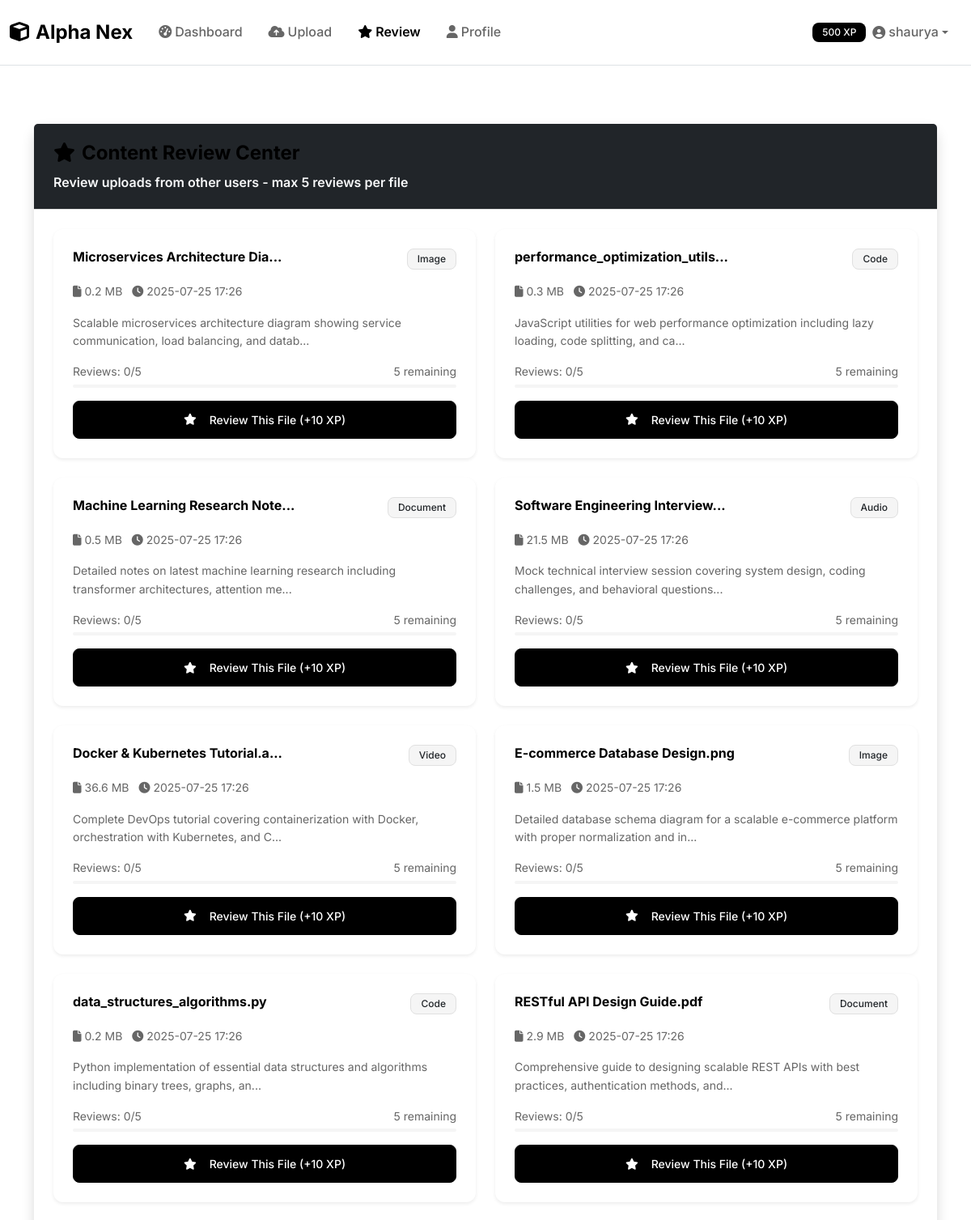
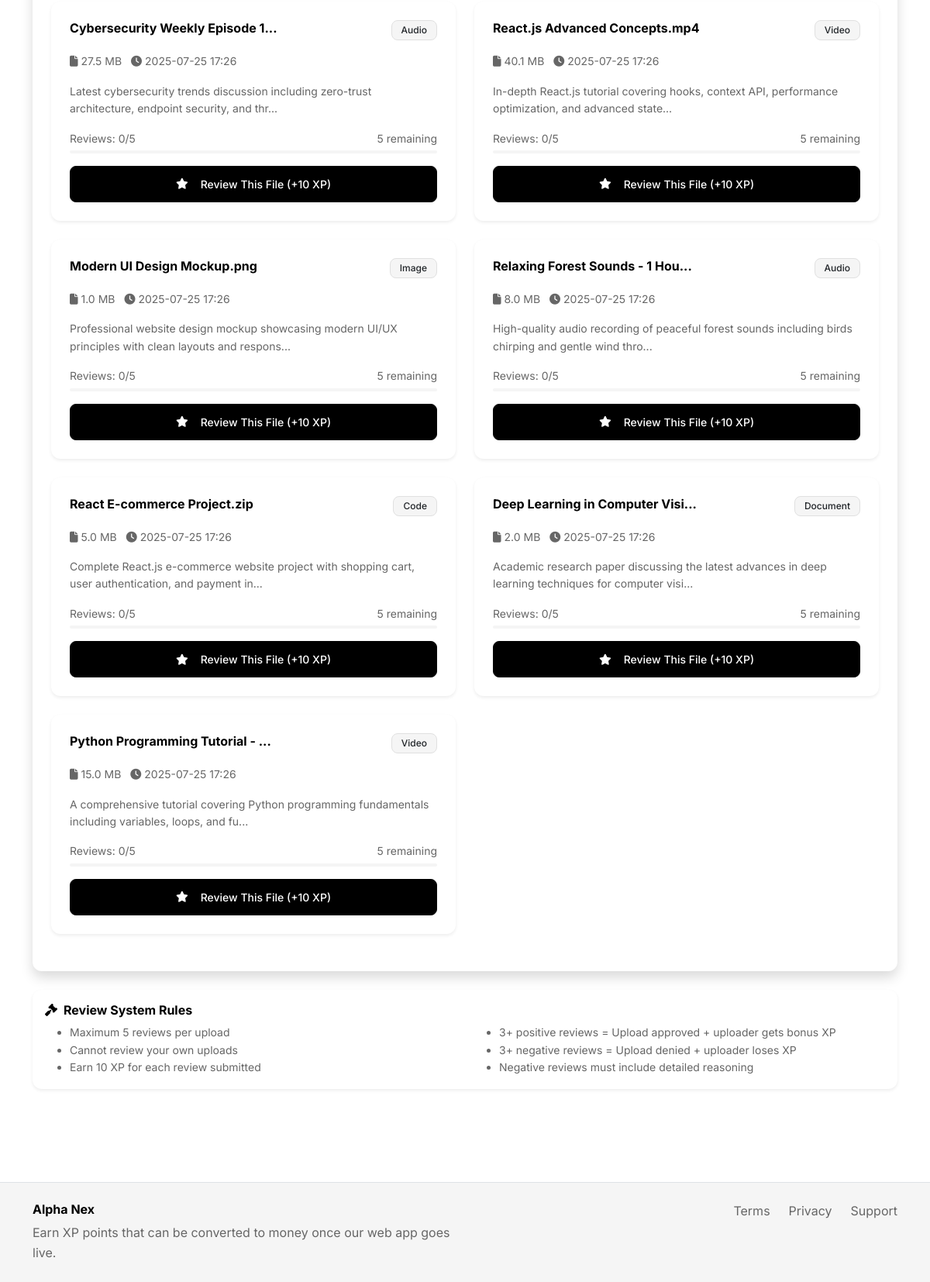
Screenshot of /review (signed in) with the database file from the repository (2 pictures, top to bottom).
### models.py (models this page shows, shortened)
class User(UserMixin, db.Model):
    id = db.Column(db.Integer, primary_key=True)
    name = db.Column(db.String(100), nullable=False)
    email = db.Column(db.String(120), unique=True, nullable=False)
    password_hash = db.Column(db.String(256), nullable=False)
    is_verified = db.Column(db.Boolean, default=False)
    xp_points = db.Column(db.Integer, default=0)
    uploader_strikes = db.Column(db.Integer, default=0)
    reviewer_strikes = db.Column(db.Integer, default=0)
    is_banned = db.Column(db.Boolean, default=False)
    created_at = db.Column(db.DateTime, default=datetime.utcnow)
    kyc_verified = db.Column(db.Boolean, default=False)
    document_path = db.Column(db.String(255))
    selfie_path = db.Column(db.String(255))
    daily_upload_bytes = db.Column(db.Integer, default=0)
    daily_upload_count = db.Column(db.Integer, default=0)
    daily_upload_reset = db.Column(db.DateTime, default=datetime.utcnow)
    daily_review_count = db.Column(db.Integer, default=0)
    daily_review_reset = db.Column(db.DateTime, default=datetime.utcnow)
    uploads = db.relationship('Upload', backref='user', lazy=True)
    reviews = db.relationship('Review', backref='reviewer', lazy=True)
    strikes = db.relationship('Strike', backref='user', lazy=True)
    def reset_daily_counters_if_needed(self):
        try:
            current_date = datetime.utcnow().date()
            if self.daily_upload_reset and current_date > self.daily_upload_reset.date():
                self.daily_upload_bytes = 0
                self.daily_upload_count = 0
                self.daily_upload_reset = datetime.utcnow()
            elif not self.daily_upload_reset:
                self.daily_upload_reset = datetime.utcnow()
            if self.daily_review_reset and current_date > self.daily_review_reset.date():
                self.daily_review_count = 0
                self.daily_review_reset = datetime.utcnow()
            elif not self.daily_review_reset:
                self.daily_review_reset = datetime.utcnow()
            db.session.commit()
        except Exception as e:
            pass  # Fail silently
    def can_review_today(self):
        try:
            self.reset_daily_counters_if_needed()
            return (self.daily_review_count or 0) < 5
        except Exception as e:
            return True

class Upload(db.Model):
    id = db.Column(db.Integer, primary_key=True)
    user_id = db.Column(db.Integer, db.ForeignKey('user.id'), nullable=False)
    filename = db.Column(db.String(255), nullable=False)
    original_filename = db.Column(db.String(255), nullable=False)
    file_path = db.Column(db.String(500), nullable=False)
    file_size = db.Column(db.Integer, nullable=False)
    description = db.Column(db.Text, nullable=False)
    category = db.Column(db.String(50), nullable=False)
    status = db.Column(db.String(20), default='pending')  # pending, approved, rejected
    ai_consent = db.Column(db.Boolean, default=False)
    uploaded_at = db.Column(db.DateTime, default=datetime.utcnow)
    deletion_deadline = db.Column(db.DateTime)
    duplicate_score = db.Column(db.Float, default=0.0)
    spam_score = db.Column(db.Float, default=0.0)
    reviews = db.relationship('Review', backref='upload', lazy=True, cascade='all, delete-orphan')

### routes.py (the view)
@app.route('/review')
def review_content():
    user_name = session.get('user_name')
    demo_user_id = session.get('demo_user_id')
    if not user_name or not demo_user_id:
        return redirect(url_for('name_entry'))
    demo_user = User.query.get(demo_user_id)
    if not demo_user:
        return redirect(url_for('name_entry'))
    if demo_user.xp_points >= 1500:
        flash('You have reached 1500 XP! Please create an account to continue using Alpha Nex.', 'warning')
        return redirect(url_for('dashboard'))
    if demo_user.is_banned:
        flash('Your account is banned and cannot review content.', 'error')
        return redirect(url_for('dashboard'))
    if not demo_user.can_review_today():
        remaining_reviews = demo_user.get_remaining_reviews_today()
        flash(f'Daily review limit reached! You can review {remaining_reviews} more items today. Limit resets at midnight.', 'warning')
        return redirect(url_for('dashboard'))
    reviewed_upload_ids = [r.upload_id for r in demo_user.reviews]
    uploads = Upload.query.filter(
        Upload.user_id != demo_user.id,  # Cannot review own uploads
        ~Upload.id.in_(reviewed_upload_ids)  # Haven't reviewed yet
    ).order_by(Upload.uploaded_at.desc()).all()
    available_uploads = []
    for upload in uploads:
        review_count = Review.query.filter_by(upload_id=upload.id).count()
        if review_count < 5:  # Max 5 reviews per upload
            available_uploads.append(upload)
    return render_template('reviewer/review.html', uploads=available_uploads, demo_user=demo_user)

### app.py (called while the page is built)
@login_manager.user_loader
def load_user(user_id):
    from models import User
    return User.query.get(int(user_id))

### templates/reviewer/review.html (shortened to what this page needs)
{% extends "base.html" %}
{% block content %}
<div class="container my-5">
    <div class="row">
        <div class="col">
            <div class="card border-0 shadow">
                <div class="card-header bg-dark text-white">
                    <h4 class="mb-0">
                        <i class="fas fa-star me-2"></i>Content Review Center
                    </h4>
                    <p class="mb-0 mt-2 text-light">Review uploads from other users - max 5 reviews per file</p>
                </div>
                <div class="card-body p-4">
                    {% if uploads %}
                    <div class="row">
                        {% for upload in uploads %}
                        <div class="col-lg-6 mb-4">
                            <div class="card border-0 shadow-sm h-100">
                                <div class="card-body">
                                    <div class="d-flex justify-content-between align-items-start mb-3">
                                        <h6 class="fw-bold mb-0">{{ upload.original_filename[:30] }}{% if upload.original_filename|length > 30 %}...{% endif %}</h6>
                                        <span class="badge bg-light text-dark">{{ upload.category.title() }}</span>
                                    </div>
                                    <div class="mb-3">
                                        <small class="text-muted d-block">
                                            <i class="fas fa-file me-1"></i>{{ "%.1f"|format(upload.file_size / 1024 / 1024) }} MB
                                            <i class="fas fa-clock ms-2 me-1"></i>{{ upload.uploaded_at.strftime('%Y-%m-%d %H:%M') }}
                                        </small>
                                    </div>
                                    <p class="text-muted small mb-3">{{ upload.description[:100] }}{% if upload.description|length > 100 %}...{% endif %}</p>
                                    {% set review_count = upload.reviews|length %}
                                    <div class="mb-3">
                                        <div class="d-flex justify-content-between align-items-center mb-1">
                                            <small class="text-muted">Reviews: {{ review_count }}/5</small>
                                            <small class="text-muted">
                                                {% if review_count >= 5 %}Complete{% else %}{{ 5 - review_count }} remaining{% endif %}
                                            </small>
                                        </div>
                                        <div class="progress" style="height: 4px;">
                                        </div>
                                    </div>
                                    {% if review_count < 5 %}
                                    <a href="{{ url_for('review_upload', upload_id=upload.id) }}" class="btn btn-dark btn-sm w-100">
                                        <i class="fas fa-star me-2"></i>Review This File (+10 XP)
                                    </a>
                                    {% else %}
                                    <button class="btn btn-secondary btn-sm w-100" disabled>
                                        <i class="fas fa-check me-2"></i>Review Complete
                                    </button>
                                    {% endif %}
                                </div>
                            </div>
                        </div>
                        {% endfor %}
                    </div>
                    {% endif %}
                </div>
            </div>
        </div>
    </div>
    {% if uploads %}
    <div class="row mt-4">
        <div class="col">
            <div class="card border-0 shadow-sm">
                <div class="card-body p-3">
                    <h6 class="fw-bold mb-2"><i class="fas fa-gavel me-2"></i>Review System Rules</h6>
                    <div class="row">
                        <div class="col-md-6">
                            <ul class="mb-0 small text-muted">
                                <li>Maximum 5 reviews per upload</li>
                                <li>Cannot review your own uploads</li>
                                <li>Earn 10 XP for each review submitted</li>
                            </ul>
                        </div>
                        <div class="col-md-6">
                            <ul class="mb-0 small text-muted">
                                <li>3+ positive reviews = Upload approved + uploader gets bonus XP</li>
                                <li>3+ negative reviews = Upload denied + uploader loses XP</li>
                                <li>Negative reviews must include detailed reasoning</li>
                            </ul>
                        </div>
                    </div>
                </div>
            </div>
        </div>
    </div>
    {% endif %}
</div>
{% endblock %}

### templates/base.html (shortened to what this page needs)
<!DOCTYPE html>
<html lang="en">
<head>
    <link href="https://cdn.jsdelivr.net/npm/bootstrap@5.3.0/dist/css/bootstrap.min.css" rel="stylesheet">
    <link href="https://cdnjs.cloudflare.com/ajax/libs/font-awesome/6.4.0/css/all.min.css" rel="stylesheet">
    <link href="{{ url_for('static', filename='css/style.css') }}" rel="stylesheet">
</head>
<body>
    <nav class="navbar navbar-expand-lg navbar-light bg-white border-bottom">
        <div class="container-fluid">
            <a class="navbar-brand fw-bold text-black" href="{{ url_for('index') }}">
                <i class="fas fa-cube me-2"></i>Alpha Nex
            </a>
            <div class="collapse navbar-collapse" id="navbarNav">
                <ul class="navbar-nav me-auto">
                    <li class="nav-item">
                        <a class="nav-link" href="{{ url_for('dashboard') }}">
                            <i class="fas fa-tachometer-alt me-1"></i>Dashboard
                        </a>
                    </li>
                    <li class="nav-item">
                        <a class="nav-link" href="{{ url_for('upload_file') }}">
                            <i class="fas fa-cloud-upload-alt me-1"></i>Upload
                        </a>
                    </li>
                    <li class="nav-item">
                        <a class="nav-link" href="{{ url_for('review_content') }}">
                            <i class="fas fa-star me-1"></i>Review
                        </a>
                    </li>
                    <li class="nav-item">
                        <a class="nav-link" href="{{ url_for('profile') }}">
                            <i class="fas fa-user me-1"></i>Profile
                        </a>
                    </li>
                </ul>
                <ul class="navbar-nav">
                    <li class="nav-item dropdown">
                        <a class="nav-link dropdown-toggle d-flex align-items-center" href="#" role="button" data-bs-toggle="dropdown">
                            <span class="badge bg-dark me-2">{{ demo_user.xp_points if demo_user else 500 }} XP</span>
                            <i class="fas fa-user-circle me-1"></i>{{ demo_user.name if demo_user else 'Demo User' }}
                        </a>
                    </li>
                </ul>
            </div>
        </div>
    </nav>
    <main class="container-fluid py-4">
        {% block content %}{% endblock %}
    </main>
    <footer class="bg-light border-top mt-5 py-4">
        <div class="container">
            <div class="row">
                <div class="col-md-6">
                    <h6 class="fw-bold text-black">Alpha Nex</h6>
                    <p class="text-muted mb-0">Earn XP points that can be converted to money once our web app goes live.</p>
                </div>
                <div class="col-md-6 text-md-end">
                    <div class="d-flex justify-content-md-end gap-4">
                        <a href="#" class="text-decoration-none text-muted">Terms</a>
                        <a href="#" class="text-decoration-none text-muted">Privacy</a>
                        <a href="#" class="text-decoration-none text-muted">Support</a>
                    </div>
                </div>
            </div>
        </div>
    </footer>
</body>
</html>

### static/css/style.css (style rules this page uses)
:root { --primary-black: #000000; --primary-white: #ffffff; --dark-gray: #1a1a1a; --medium-gray: #666666; --light-gray: #f5f5f5; --border-gray: #e0e0e0; --hover-gray: #f8f9fa; --font-family: 'Inter', 'Roboto', -apple-system, BlinkMacSystemFont, sans-serif; --font-weight-light: 300; --font-weight-normal: 400; --font-weight-medium: 500; --font-weight-semibold: 600; --font-weight-bold: 700; --border-radius: 8px; --border-radius-lg: 12px; --box-shadow: 0 2px 12px rgba(0, 0, 0, 0.08); --box-shadow-lg: 0 4px 24px rgba(0, 0, 0, 0.12); --transition-fast: 0.15s ease-in-out; --transition-normal: 0.3s ease-in-out; --transition-slow: 0.5s ease-in-out; }
body { font-family: var(--font-family); font-weight: var(--font-weight-normal); color: var(--dark-gray); background-color: var(--primary-white); line-height: 1.6; -webkit-font-smoothing: antialiased; -moz-osx-font-smoothing: grayscale; }
h1, h2, h3, h4, h5, h6 { font-family: var(--font-family); font-weight: var(--font-weight-bold); color: var(--primary-black); line-height: 1.3; margin-bottom: 0.5rem; }
.text-black { color: var(--primary-black) !important; }
.text-muted { color: var(--medium-gray) !important; }
.navbar { border-bottom: 1px solid var(--border-gray); background-color: var(--primary-white) !important; padding: 1rem 0; }
.navbar-brand { font-weight: var(--font-weight-bold); color: var(--primary-black) !important; font-size: 1.5rem; }
.navbar-nav .nav-link { color: var(--medium-gray) !important; font-weight: var(--font-weight-medium); padding: 0.5rem 1rem !important; transition: color var(--transition-fast); }
.navbar-nav .nav-link.active { color: var(--primary-black) !important; font-weight: var(--font-weight-semibold); }
.btn { font-family: var(--font-family); font-weight: var(--font-weight-medium); border-radius: var(--border-radius); padding: 0.75rem 1.5rem; transition: all var(--transition-fast); border: none; display: inline-flex; align-items: center; justify-content: center; gap: 0.5rem; }
.btn-dark { background-color: var(--primary-black); color: var(--primary-white); border: 1px solid var(--primary-black); }
.card { border: 1px solid var(--border-gray); border-radius: var(--border-radius-lg); background-color: var(--primary-white); box-shadow: var(--box-shadow); transition: all var(--transition-normal); }
.card-header { background-color: var(--primary-white); border-bottom: 1px solid var(--border-gray); padding: 1.25rem 1.5rem; font-weight: var(--font-weight-semibold); }
.card-body { padding: 1.5rem; }
.bg-light { background-color: var(--light-gray) !important; }
.bg-white { background-color: var(--primary-white) !important; }
.badge { font-family: var(--font-family); font-weight: var(--font-weight-medium); padding: 0.375rem 0.75rem; border-radius: var(--border-radius); font-size: 0.75rem; display: inline-flex; align-items: center; gap: 0.25rem; }
.badge.bg-dark { background-color: var(--primary-black) !important; color: var(--primary-white); }
.badge.bg-light { background-color: var(--light-gray) !important; color: var(--primary-black); border: 1px solid var(--border-gray); }
.progress { background-color: var(--light-gray); border-radius: var(--border-radius); height: 8px; }

### rows the page displays
User: xp_points "500", name "shaurya"
Upload: original_filename "Microservices Architecture Dia", category "Image", upload.file_size/1024/1024 "0.2", uploaded_at "2025-07-25 17:26", description "Scalable microservices architecture diagram showing service communication, load balancing, and datab", review_count "0", value "5"
Upload: original_filename "performance_optimization_utils", category "Code", upload.file_size/1024/1024 "0.3", uploaded_at "2025-07-25 17:26", description "JavaScript utilities for web performance optimization including lazy loading, code splitting, and ca", review_count "0", value "5"
Upload: original_filename "Machine Learning Research Note", category "Document", upload.file_size/1024/1024 "0.5", uploaded_at "2025-07-25 17:26", description "Detailed notes on latest machine learning research including transformer architectures, attention me", review_count "0", value "5"
Upload: original_filename "Software Engineering Interview", category "Audio", upload.file_size/1024/1024 "21.5", uploaded_at "2025-07-25 17:26", description "Mock technical interview session covering system design, coding challenges, and behavioral questions", review_count "0", value "5"
Upload: original_filename "Docker & Kubernetes Tutorial.a", category "Video", upload.file_size/1024/1024 "36.6", uploaded_at "2025-07-25 17:26", description "Complete DevOps tutorial covering containerization with Docker, orchestration with Kubernetes, and C", review_count "0", value "5"
Upload: original_filename "E-commerce Database Design.png", category "Image", upload.file_size/1024/1024 "1.5", uploaded_at "2025-07-25 17:26", description "Detailed database schema diagram for a scalable e-commerce platform with proper normalization and in", review_count "0", value "5"
Upload: original_filename "data_structures_algorithms.py", category "Code", upload.file_size/1024/1024 "0.2", uploaded_at "2025-07-25 17:26", description "Python implementation of essential data structures and algorithms including binary trees, graphs, an", review_count "0", value "5"
Upload: original_filename "RESTful API Design Guide.pdf", category "Document", upload.file_size/1024/1024 "2.9", uploaded_at "2025-07-25 17:26", description "Comprehensive guide to designing scalable REST APIs with best practices, authentication methods, and", review_count "0", value "5"
Upload: original_filename "Cybersecurity Weekly Episode 1", category "Audio", upload.file_size/1024/1024 "27.5", uploaded_at "2025-07-25 17:26", description "Latest cybersecurity trends discussion including zero-trust architecture, endpoint security, and thr", review_count "0", value "5"
Upload: original_filename "React.js Advanced Concepts.mp4", category "Video", upload.file_size/1024/1024 "40.1", uploaded_at "2025-07-25 17:26", description "In-depth React.js tutorial covering hooks, context API, performance optimization, and advanced state", review_count "0", value "5"
Upload: original_filename "Modern UI Design Mockup.png", category "Image", upload.file_size/1024/1024 "1.0", uploaded_at "2025-07-25 17:26", description "Professional website design mockup showcasing modern UI/UX principles with clean layouts and respons", review_count "0", 5-review_count "5"
Upload: original_filename "Relaxing Forest Sounds - 1 Hou", category "Audio", upload.file_size/1024/1024 "8.0", uploaded_at "2025-07-25 17:26", description "High-quality audio recording of peaceful forest sounds including birds chirping and gentle wind thro", review_count "0", value "5"
Upload: original_filename "React E-commerce Project.zip", category "Code", upload.file_size/1024/1024 "5.0", uploaded_at "2025-07-25 17:26", description "Complete React.js e-commerce website project with shopping cart, user authentication, and payment in", review_count "0", value "5"
Upload: original_filename "Deep Learning in Computer Visi", category "Document", upload.file_size/1024/1024 "2.0", uploaded_at "2025-07-25 17:26", description "Academic research paper discussing the latest advances in deep learning techniques for computer visi", review_count "0", value "5"
Upload: original_filename "Python Programming Tutorial -", category "Video", upload.file_size/1024/1024 "15.0", uploaded_at "2025-07-25 17:26", description "A comprehensive tutorial covering Python programming fundamentals including variables, loops, and fu", review_count "0", value "5"
